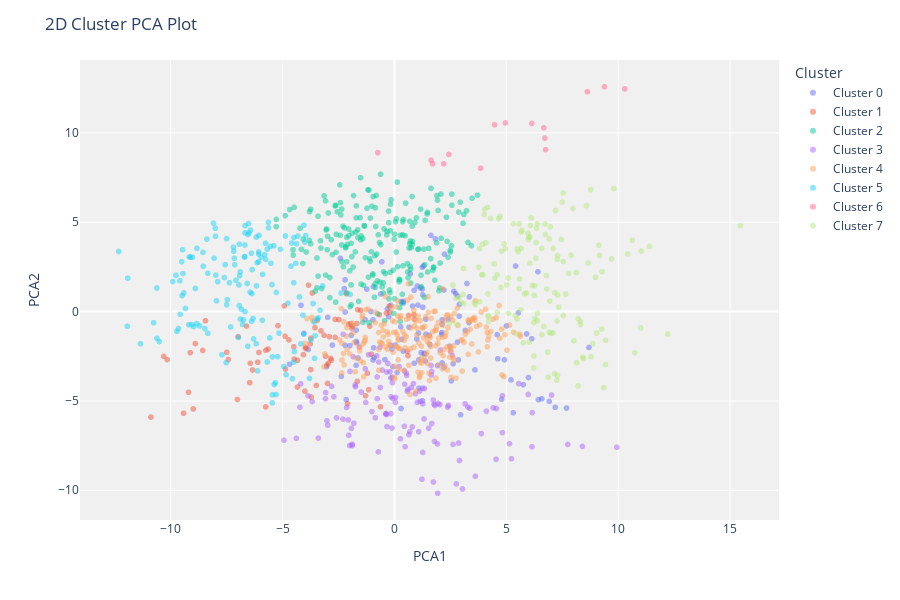

Notebook cell for this chart:
### Markdown cell above
## Visualizing the clusters

### Code cell
pc.plot_model(kmeans)
